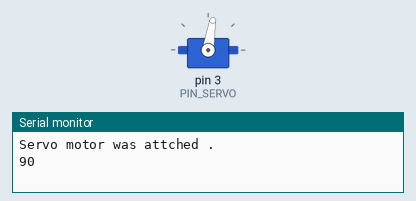
Recording of a sketch running on a simulated Arduino Mega 2560, built with avr-gcc and run on an emulated ATmega2560. On the bench: servo, the last lines printed to the serial monitor. The local clock reads 2024-03-15 10:24:30 at power-on unless the sketch sets it.

Above: at 0.1 s.
At 1.0 s:
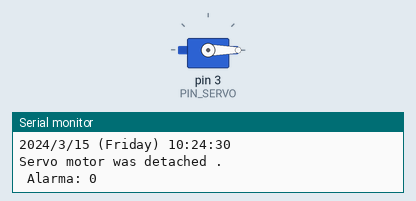
Timing chart, 0 to 2.5 s (numbered marks = the images above):
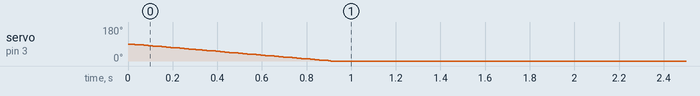

The sketch:

pcf8523.ino
```cpp
// Date and time functions using a PCF8523 RTC connected via I2C and Wire lib
#include "RTClib.h"
#include <Servo.h>
#include <stdint.h>
#include <time.h>
#include <stdio.h>
#define PIN_SERVO 3

RTC_PCF8523 rtc;
Servo myservo;  // create servo object to control a servo
int pos = 0;    // variable to store the servo position
int pos_read = 0;    // variable to store the servo position
char daysOfTheWeek[7][12] = {"Sunday", "Monday", "Tuesday", "Wednesday", "Thursday", "Friday", "Saturday"};
int alarm = 0;

void setup () {

  while (!Serial) {
    delay(1);  // for Leonardo/Micro/Zero
  }

  Serial.begin(57600);
  if (! rtc.begin()) {
    Serial.println("Couldn't find RTC");
    while (1);
  }

  if (! rtc.initialized()) {
    Serial.println("RTC is NOT running!");
    // following line sets the RTC to the date & time this sketch was compiled
     rtc.adjust(DateTime(F(__DATE__), F(__TIME__)));
    // This line sets the RTC with an explicit date & time, for example to set
    // January 21, 2014 at 3am you would call:
     //rtc.adjust(DateTime(2020, 4, 17, 10, 38, 0));
  }

  myservo.attach(PIN_SERVO);  //the pin for the servoa control
  if(myservo.attached() == 1)
  {
    Serial.println("Servo motor was attched .");
    Servo_parking();
  }
}

void loop () {
    DateTime now = rtc.now();

    Serial.print(now.year(), DEC);
    Serial.print('/');
    Serial.print(now.month(), DEC);
    Serial.print('/');
    Serial.print(now.day(), DEC);
    Serial.print(" (");
    Serial.print(daysOfTheWeek[now.dayOfTheWeek()]);
    Serial.print(") ");
    Serial.print(now.hour(), DEC);
    Serial.print(':');
    Serial.print(now.minute(), DEC);
    Serial.print(':');
    Serial.print(now.second(), DEC);
    Serial.println();

    /*Serial.print(" since midnight 1/1/1970 = ");
    Serial.print(now.unixtime());
    Serial.print("s = ");
    Serial.print(now.unixtime() / 86400L);
    Serial.println("d");*/

    // calculate a date which is 7 days, 12 hours and 30 seconds into the future
    /*DateTime future (now + TimeSpan(1,12,3,0));

    Serial.print(" now + 7d + 12h + 30m + 6s: ");
    Serial.print(future.year(), DEC);
    Serial.print('/');
    Serial.print(future.month(), DEC);
    Serial.print('/');
    Serial.print(future.day(), DEC);
    Serial.print(' ');
    Serial.print(future.hour(), DEC);
    Serial.print(':');
    Serial.print(future.minute(), DEC);
    Serial.print(':');
    Serial.print(future.second(), DEC);
    Serial.println();*/

Serial.println();
if((now.hour()== 7) && (now.minute()==30)&& ((now.second()== 10)||(now.second()== 20)||(now.second()== 30)))
{
  alarm = 1;
  if(myservo.attached() == 0)
  {
     myservo.attach(PIN_SERVO);
  }

}
else
{
  alarm = 0;
  if( myservo.attached() == 1)
  {
    myservo.detach();
    Serial.println("Servo motor was detached .");
  }
}

if(alarm ==1)
{
  Servo_click();
  pos_read= myservo.read();
  Serial.println(pos_read);
}
 Serial.print(" Alarma: ");
 Serial.print(alarm, DEC);
 Serial.println();
 delay(1000);
}

void Servo_click()
{
 for (pos = 0; pos <= 90; pos += 1)
   { // goes from 0 degrees to 90 degrees
    // in steps of 1 degree
    myservo.write(pos);              // tell servo to go to position in variable 'pos'
    delay(10);                       // waits 15ms for the servo to reach the position
  }
  pos_read= myservo.read();
  Serial.println(pos_read);
  for (pos = 90; pos >= 0; pos -= 1)
  { // goes from 90 degrees to 0 degrees
    myservo.write(pos);              // tell servo to go to position in variable 'pos'
    delay(10);                       // waits 15ms for the servo to reach the position
  }
}

void Servo_parking()
{
  pos_read= myservo.read();
  Serial.println(pos_read);
  for (pos = 90; pos >= 0; pos -= 1)
  { // goes from 90 degrees to 0 degrees
    myservo.write(pos);              // tell servo to go to position in variable 'pos'
    delay(10);                       // waits 15ms for the servo to reach the position
  }
}
```
